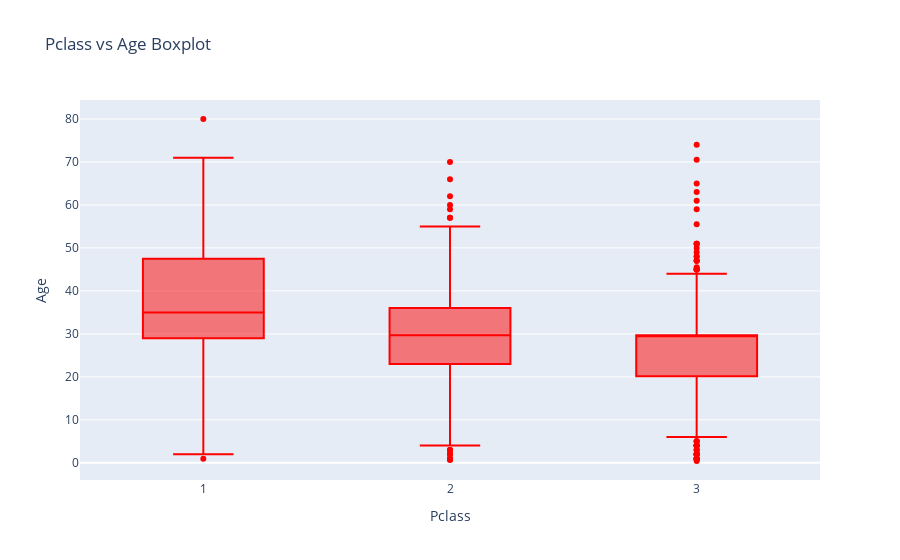

The cell this chart's notebook holds for it:
### Code cell
q=go.Box(x=data['Pclass'], y=data['Age'],
         marker={'color':'red'})

layout=go.Layout(title='Pclass vs Age Boxplot',
                 xaxis=dict(title='Pclass'),
                 yaxis=dict(title="Age"),
                 hovermode='closest')
figure = go.Figure(data=q,layout=layout)
iplot(figure)

### Figure 1 — Plotly figure (JSON) as saved in the notebook; plotly's stock layout.template omitted (floating-point values rounded to 4 significant figures; data arrays with more than 128 entries replaced by an {"elided": "..."} marker saying what was removed)
{"data": [{"marker": {"color": "red"}, "type": "box", "x": {"elided": "891 int values"}, "y": {"elided": "891 float values"}}], "layout": {"autosize": true, "hovermode": "closest", "title": {"text": "Pclass vs Age Boxplot"}, "xaxis": {"autorange": true, "range": [0.5, 3.5], "title": {"text": "Pclass"}, "type": "linear"}, "yaxis": {"autorange": true, "range": [-4.001, 84.42], "title": {"text": "Age"}, "type": "linear"}}}
